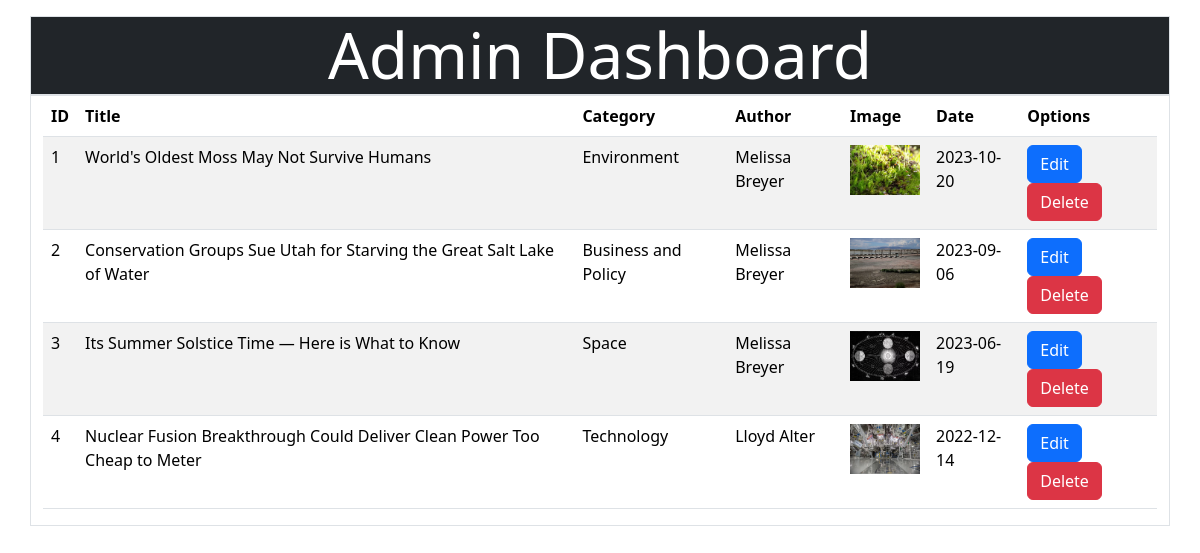
The page /Blogspot/index.php/admin/blog_list on the database its author committed.
### tables this page shows
CREATE TABLE `blog` (
  `id` int NOT NULL AUTO_INCREMENT,
  `title` varchar(255) NOT NULL,
  `description` text,
  `content` text,
  `category` varchar(50) DEFAULT NULL,
  `author` varchar(100) DEFAULT NULL,
  `image` varchar(255) DEFAULT NULL,
  `date` date DEFAULT NULL,
  PRIMARY KEY (`id`)
);

### Blogspot/application/controllers/Admin.php (called while the page is built, shortened)
<?php
class Admin extends CI_Controller
{
    public function blog_list()
    {
        $this->load->model('blogmodel');
        $data['blogs'] = $this->blogmodel->get_all_blogs();
        $this->load->view('admin/blog_list', $data);
    }
}

### Blogspot/index.php (called while the page is built, shortened)
<?php
require_once BASEPATH.'core/CodeIgniter.php';

### Blogspot/application/models/BlogModel.php (called while the page is built, shortened)
<?php
class BlogModel extends CI_Model
{
    public function get_all_blogs()
    {
        $query = $this->db->get('blog');
        return $query->result_array();
    }
}

### Blogspot/application/views/admin/blog_list.php (the view, shortened to what this page needs)
<!DOCTYPE html>
<html lang="en">
<head>
    <link href="https://cdn.jsdelivr.net/npm/bootstrap@5.3.2/dist/css/bootstrap.min.css" rel="stylesheet">
</head>
<body>
    <div class="container mt-3 bg-dark text-center text-white border display-3">
        Admin Dashboard
    </div>
    <div class="container mb-3 border">
        <table class="table table-striped">
            <thead>
                <tr>
                    <th>ID</th>
                    <th>Title</th>
                    <th>Category</th>
                    <th>Author</th>
                    <th>Image</th>
                    <th>Date</th>
                    <th>Options</th>
                </tr>
            </thead>
            <tbody>
                <?php foreach ($blogs as $row) : ?>
                    <tr>
                        <td><?= $row['id']; ?></td>
                        <td><?= $row['title']; ?></td>
                        <td><?= $row['category']; ?></td>
                        <td><?= $row['author']; ?></td>
                        <td><img src="http://localhost/blogspot/assets/img/<?= $row['image']; ?>" alt="Image" width="70" height="50"></td>
                        <td><?= $row['date']; ?></td>
                        <td>
                            <a href="http://localhost/blogspot/index.php/admin/edit_blog?id=<?= $row['id']; ?>" class="btn btn-primary">Edit</a>
                            <a href="http://localhost/blogspot/index.php/admin/delete_blog?id=<?= $row['id']; ?>" class="btn btn-danger">Delete</a>
                        </td>
                    </tr>
                <?php endforeach; ?>
            </tbody>
        </table>
    </div>
</body>
</html>

### rows shown on the page
blog: id "1", title "World's Oldest Moss May Not Survive Humans", category "Environment", author "Melissa Breyer", image (picture), date "2023-10-20"
blog: id "2", title "Conservation Groups Sue Utah for Starving the Great Salt Lake of Water", category "Business and Policy", author "Melissa Breyer", image (picture), date "2023-09-06"
blog: id "3", title "Its Summer Solstice Time — Here is What to Know", category "Space", author "Melissa Breyer", image (picture), date "2023-06-19"
blog: id "4", title "Nuclear Fusion Breakthrough Could Deliver Clean Power Too Cheap to Meter", category "Technology", author "Lloyd Alter", image (picture), date "2022-12-14"
